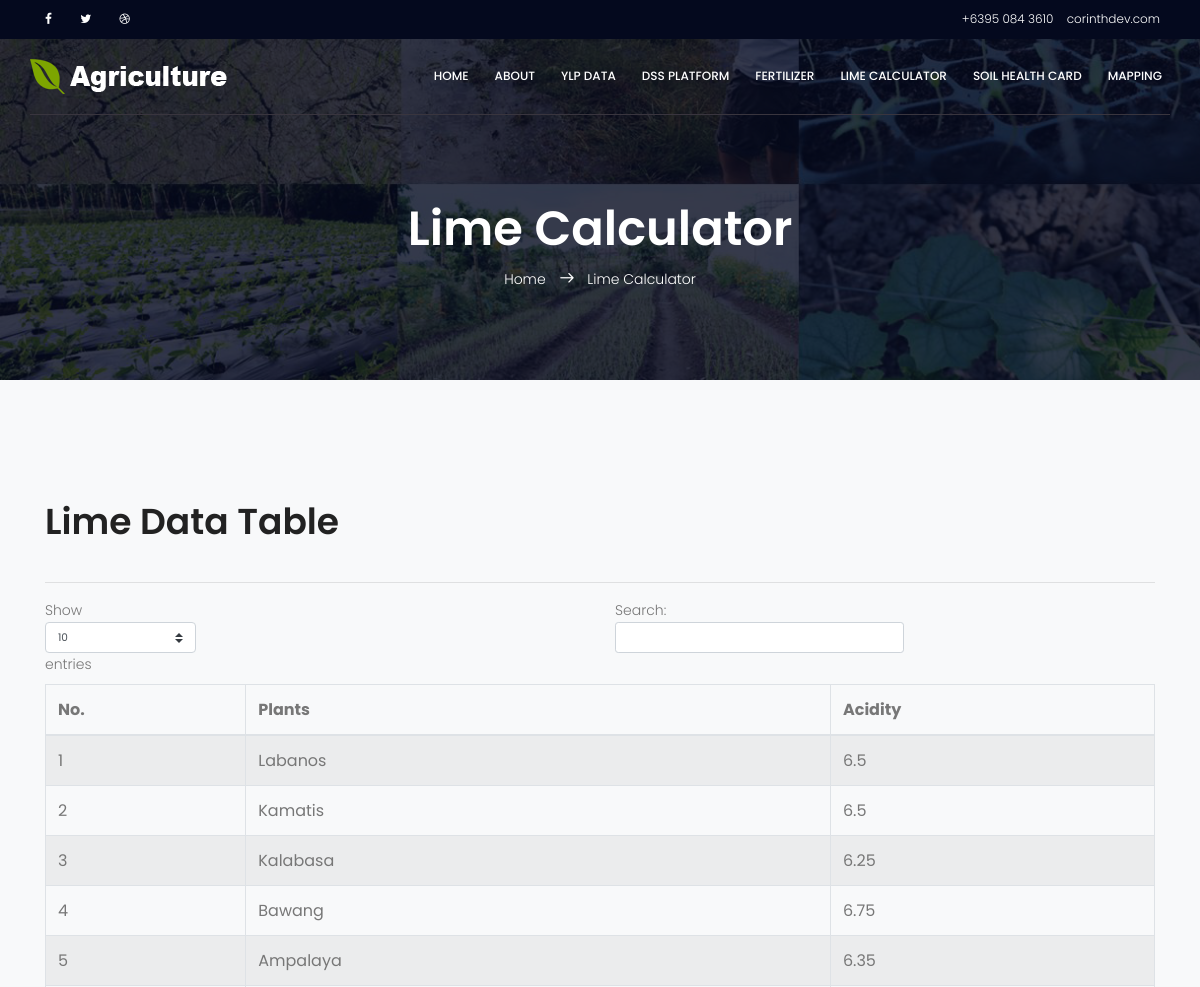
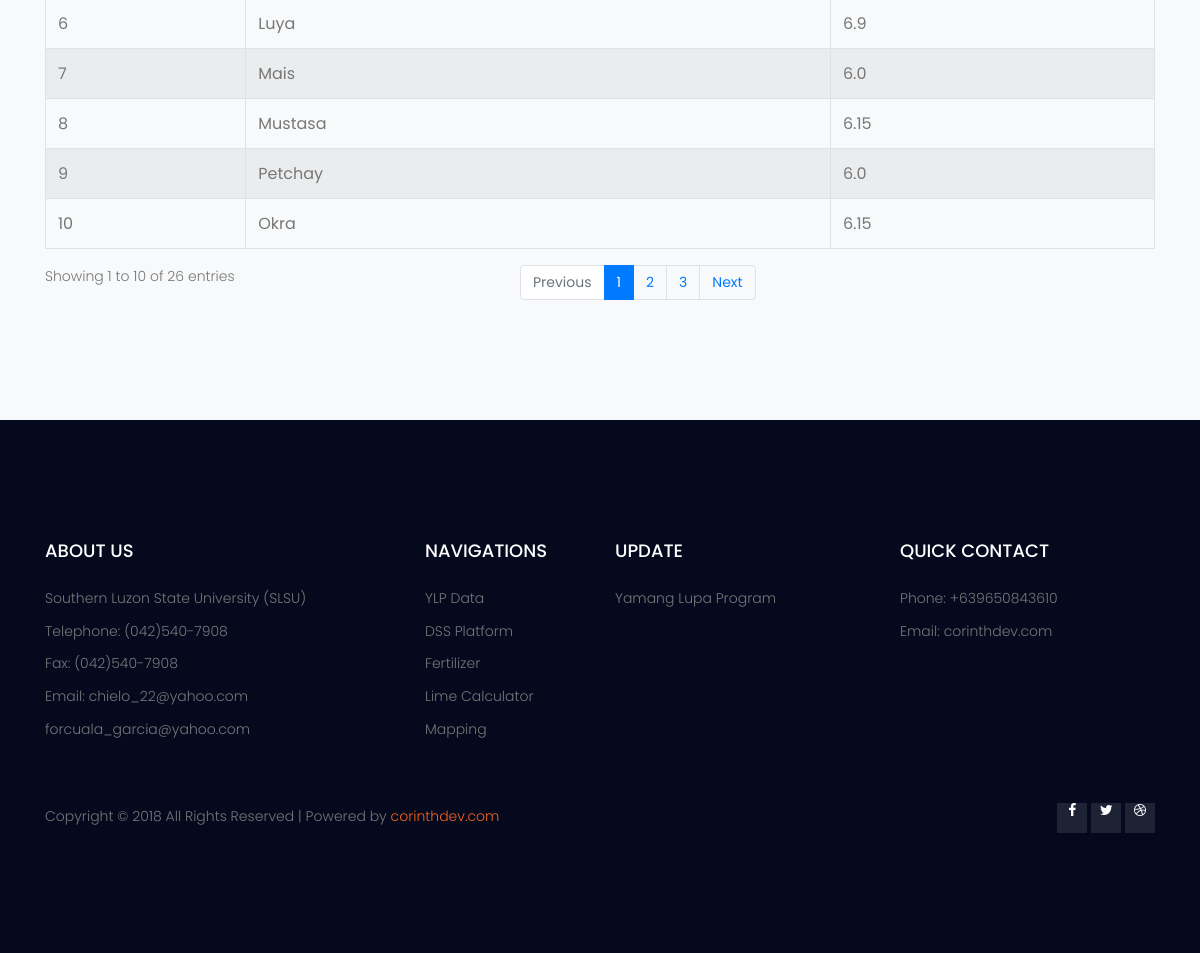
Screenshot of /lime_calculator.php with the database file from the repository (2 pictures, top to bottom).
### tables this page shows
CREATE TABLE `lime_calculator` (
  `id` int(11) NOT NULL,
  `crops` varchar(199) NOT NULL,
  `value` varchar(199) NOT NULL,
  `date` timestamp(6) NOT NULL DEFAULT CURRENT_TIMESTAMP(6) ON UPDATE CURRENT_TIMESTAMP(6)
);

### lime_calculator.php (the view, shortened to what this page needs)
      <?php include 'frontend_links/links.php'; ?>
 	<?php include 'navigation/user_header.php' ?>
<section class="banner-area relative about-banner" id="home">
	<div class="overlay overlay-bg"></div>
	<div class="container">
		<div class="row d-flex align-items-center justify-content-center">
			<div class="about-content col-lg-12">
				<h1 class="text-white">
					Lime Calculator
				</h1>
				<p class="text-white link-nav"><a href="/">Home </a>  <span class="lnr lnr-arrow-right"></span>  <a href="lime_calculator.php"> Lime Calculator</a></p>
			</div>
		</div>
	</div>
</section>
      <section class="events-list-area section-gap event-page-lists bg-light">
          <div class="container">
              <h1>Lime Data Table</h1><br>
              <hr>
              <div class="row">
                  <div class="col-lg-12">
                      <table id="lime_datatable" class="table table-striped table-bordered">
                          <thead>
                              <tr>
                                  <th>No.</th>
                                  <th>Plants</th>
                                  <th>Acidity</th>
                              </tr>
                          </thead>
                          <tbody>
                              <?php
                                    include 'admin/connection.php';
                                    $table = mysqli_query($conn, "SELECT * FROM lime_calculator");
                                    while($row = mysqli_fetch_array($table)) {
                                  ?>
                                  <tr id="<?php echo $row['id'];?>">
                                     <td><?php echo $row['id']?></td>
                                     <td data-target = "plants"><?php echo $row['crops']?></td>
                                     <td data-target = "acidity"><?php echo $row['value']?></td>
                                  </tr>
                              <?php } ?>
                          </tbody>
                      </table>
                  </div>
              </div>
          </div>
      </section>
<?php include 'navigation/footer.php' ?>

### frontend_links/links.php (shortened to what this page needs)
<!DOCTYPE html>
<html>
<head>
	<link rel="stylesheet" href="css/linearicons.css">
	<link rel="stylesheet" href="css/font-awesome.min.css">
	<link rel="stylesheet" href="css/bootstrap.css">
	<link rel="stylesheet" href="css/magnific-popup.css">
	<link rel="stylesheet" href="css/nice-select.css">
	<link rel="stylesheet" href="css/animate.min.css">
	<link rel="stylesheet" href="css/owl.carousel.css">
	<link rel="stylesheet" href="css/jquery-ui.css">
	<link rel="stylesheet" href="css/main.css">
</head>
<body>
</body>
</html>

### navigation/user_header.php
<header id="header" id="home">
	<div class="header-top">
		<div class="container">
	  		<div class="row">
	  			<div class="col-lg-6 col-sm-6 col-8 header-top-left no-padding">
	  				<ul>
						<li><a href="#"><i class="fa fa-facebook"></i></a></li>
						<li><a href="#"><i class="fa fa-twitter"></i></a></li>
						<li><a href="#"><i class="fa fa-dribbble"></i></a></li>
	  				</ul>
	  			</div>
	  			<div class="col-lg-6 col-sm-6 col-4 header-top-right no-padding">
	  				<a href="#"><span class="lnr lnr-phone-handset"></span> <span class="text">+6395 084 3610</span></a>
	  				<a href="#"><span class="lnr lnr-envelope"></span> <span class="text">corinthdev.com</span></a>
	  			</div>
	  		</div>
		</div>
	</div>
	<div class="container main-menu">
		<div class="row align-items-center justify-content-between d-flex">
	      <div id="logo">
	        <a href="index.html"><img src="img/logo.png" alt="" title="" /></a>
	      </div>
	      <nav id="nav-menu-container">
	        <ul class="nav-menu">
	          <li><a href="index.php">Home</a></li>
	          <li><a href="about.php">About</a></li>
	          <li><a href="ylp_data.php">YLP Data</a></li>
	          <li><a href="dss_platform.php">DSS Platform</a></li>
	          <li><a href="fertilizer.php">Fertilizer</a></li>
	          <li><a href="lime_calculator.php">Lime Calculator</a></li>
	          <li><a href="soil_card.php">Soil Health Card</a></li>
	          <?php if( isset($_SESSION['user']) && !empty($_SESSION['user']) )
				{
				?>
			  	<li><a href="home/map/user-map.php">Mapping</a></li>
			  <?php }else{ ?>
			  	<li><a href="#!" onclick="alert('You will need to sign in first!')">Mapping</a></li>
			  <?php } ?>
	        </ul>
	      </nav>
		</div>
	</div>
</header>

### navigation/footer.php
<footer class="footer-area section-gap">
        <div class="container">
            <div class="row">
                <div class="col-lg-4 col-md-6 col-sm-6">
                    <div class="single-footer-widget">
                        <h4>ABOUT US</h4>
                        <ul>
                            <li><a href="#!">Southern Luzon State University (SLSU)</a></li>
                            <li>Telephone:&nbsp<a href="#!">(042)540-7908</a></li>
                            <li>Fax:&nbsp<a href="#!">(042)540-7908</a></li>
                            <li>Email:&nbsp<a href="#!">chielo_22@yahoo.com</a></li>
                            <li><a href="#!">forcuala_garcia@yahoo.com</a></li>
                        </ul>
                    </div>
                </div>
                <div class="col-lg-2 col-md-6 col-sm-6">
                    <div class="single-footer-widget">
                        <h4>NAVIGATIONS</h4>
                        <ul>
                            <li><a href="#!">YLP Data</a></li>
                            <li><a href="#!">DSS Platform</a></li>
                            <li><a href="#!">Fertilizer</a></li>
                            <li><a href="#!">Lime Calculator</a></li>
                            <li><a href="#!">Mapping</a></li>
                        </ul>
                    </div>
                </div>
                <div class="col-lg-3 col-md-6 col-sm-6">
                    <div class="single-footer-widget">
                        <h4>UPDATE</h4>
                        <ul>
                            <li><a href="#!">Yamang Lupa Program</a></li>
                        </ul>
                    </div>
                </div>
                <div class="col-lg-3 col-md-6 col-sm-6">
                    <div class="single-footer-widget">
                        <h4>QUICK CONTACT</h4>
                        <ul>
                            <li>Phone:&nbsp<a href="#!">+639650843610</a></li>
                            <li>Email:&nbsp<a href="#!">corinthdev.com</a></li>
                        </ul>
                    </div>
                </div>
            </div>
            <div class="footer-bottom row align-items-center justify-content-between">
                <p class="footer-text m-0 col-lg-6 col-md-12">
                    Copyright &copy;&nbsp<script>document.write(new Date().getFullYear());</script> All Rights Reserved | Powered by <a href="#" target="#">corinthdev.com</a>
    </p>
                <div class="col-lg-6 col-sm-12 footer-social">
                    <a href="#"><i class="fa fa-facebook"></i></a>
                    <a href="#"><i class="fa fa-twitter"></i></a>
                    <a href="#"><i class="fa fa-dribbble"></i></a>
                </div>
            </div>
        </div>
    </footer>

### css/main.css (style rules this page uses)
body { color:#777;font-family:"Poppins",sans-serif;font-size:14px;font-weight:300;line-height:1.625em;position:relative }
ol,ul { margin:0;padding:0;list-style:none }
a { -webkit-transition:all 0.3s ease 0s;-moz-transition:all 0.3s ease 0s;-o-transition:all 0.3s ease 0s;transition:all 0.3s ease 0s }
a,a:focus,a:hover { text-decoration:none;outline:0 }
h1,h2,h3,h4,h5,h6 { font-family:"Poppins",sans-serif;color:#222;line-height:1.2em !important;margin-bottom:0;margin-top:0;font-weight:600 }
h1,.h1 { font-size:36px }
h4,.h4 { font-size:18px }
td,th { border-radius:0px }
.text-white { color:#fff }
.relative { position:relative }
.overlay { position:absolute;left:0;right:0;top:0;bottom:0 }
.no-padding { padding:0 }
h1 { font-size:36px }
h4 { font-size:18px }
h1,h2,h3,h4,h5,h6 { line-height:1.5em }
.header-top { background:#04091e;font-size:12px;padding:8px }
.header-top a { color:#fff }
.header-top ul li { display:inline-block;margin-left:15px }
.header-top .header-top-left { text-align:left }
.header-top .header-top-left i { -webkit-transition:all 0.3s ease 0s;-moz-transition:all 0.3s ease 0s;-o-transition:all 0.3s ease 0s;transition:all 0.3s ease 0s }
.header-top .header-top-left a { margin-right:10px }
.header-top .header-top-right { text-align:right }
.header-top .header-top-right a { margin-right:10px }
.main-menu { padding-bottom:20px;padding-top:20px;border-bottom:1px solid #39353e }
#header { position:fixed;left:0;top:0;right:0;transition:all 0.5s;z-index:997 }
#header #logo img { padding:0;margin:0 }
.nav-menu,.nav-menu * { margin:0;padding:0;list-style:none }
.nav-menu li { position:relative;white-space:nowrap }
.nav-menu>li { float:left }
.nav-menu a { padding:0 8px 0px 8px;text-decoration:none;display:inline-block;color:#fff;font-weight:500;font-size:12px;text-transform:uppercase;outline:none }
.nav-menu>li { margin-left:10px }
#mobile-nav { position:fixed;top:0;padding-top:18px;bottom:0;z-index:998;background:rgba(0,0,0,0.8);left:-260px;width:260px;overflow-y:auto;transition:0.4s }
#mobile-nav ul { padding:0;margin:0;list-style:none }
#mobile-nav ul li { position:relative }
#mobile-nav ul li a { color:#fff;font-size:13px;text-transform:uppercase;overflow:hidden;padding:10px 22px 10px 15px;position:relative;text-decoration:none;width:100%;display:block;outline:none;font-weight:400 }
.section-gap { padding:120px 0 }
.banner-area { background:url(../img/banner-bg.jpg) right;background-size:cover }
.banner-area .overlay-bg { background-color:rgba(4,9,30,0.8) }
.link-nav { margin-top:10px;margin-bottom:0px }
.about-banner { background:url(../img/top-banner.jpg) right no-repeat;background-size:cover }
.about-content { margin-top:110px;padding:90px 0px;text-align:center }
.about-content h1 { font-size:48px;font-weight:600 }
.about-content a { color:#fff;font-weight:300;font-size:14px }
.about-content .lnr { margin:0px 10px;font-weight:600 }
.footer-area { background-color:#04091e }
.single-footer-widget h4 { color:#fff;margin-bottom:25px;font-weight:500 }
.single-footer-widget ul li { margin-bottom:10px }
.single-footer-widget ul li a { color:#777;-webkit-transition:all 0.3s ease 0s;-moz-transition:all 0.3s ease 0s;-o-transition:all 0.3s ease 0s;transition:all 0.3s ease 0s }
.footer-bottom { padding-top:50px }
.footer-bottom .footer-social { text-align:right }
.footer-bottom .lnr,.footer-bottom a { color:#f7631b }
.footer-bottom .footer-social a { background:rgba(255,255,255,0.1);color:#fff;width:30px;height:30px;display:inline-block;text-align:center;-webkit-transition:all 0.3s ease 0s;-moz-transition:all 0.3s ease 0s;-o-transition:all 0.3s ease 0s;transition:all 0.3s ease 0s }
.footer-bottom .footer-social a i { vertical-align:bottom }

### rows the page displays
lime_calculator: id "1", crops "Labanos", value "6.5"
lime_calculator: id "2", crops "Kamatis", value "6.5"
lime_calculator: id "3", crops "Kalabasa", value "6.25"
lime_calculator: id "4", crops "Bawang", value "6.75"
lime_calculator: id "5", crops "Ampalaya", value "6.35"
lime_calculator: id "6", crops "Luya", value "6.9"
lime_calculator: id "7", crops "Mais", value "6.0"
lime_calculator: id "8", crops "Mustasa", value "6.15"
lime_calculator: id "9", crops "Petchay", value "6.0"
lime_calculator: id "10", crops "Okra", value "6.15"
